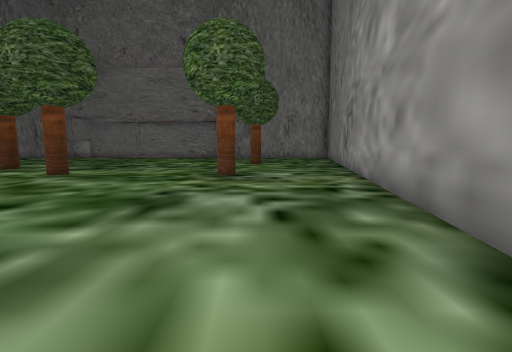
[1] (above)

24 first-person views from a walk through a Unity game level. The camera is 1.4 m above the floor, tilts 6° down and sees 90° across. The floor is counted in squares, 2 m on a side. Each view is taken from the middle of a square. On the plan, view 1 faces up. The plan holds only what a view shows up to about 9 squares ahead; the rest is blank. The place goes on beyond the plan. Some surface patterns are stand-ins.

[2]
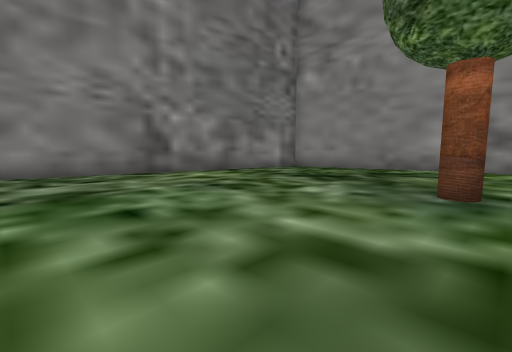

[3]
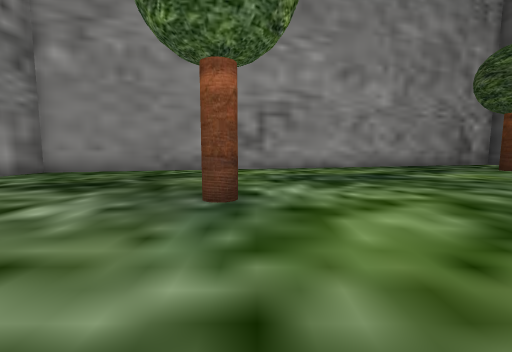

[4]
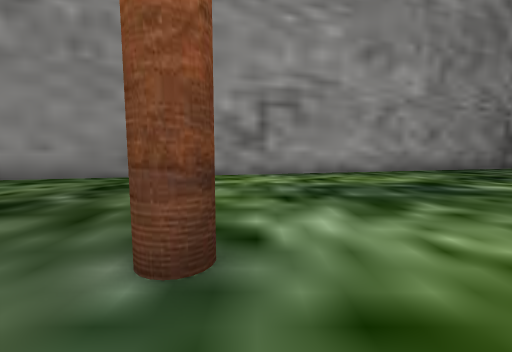

[5]
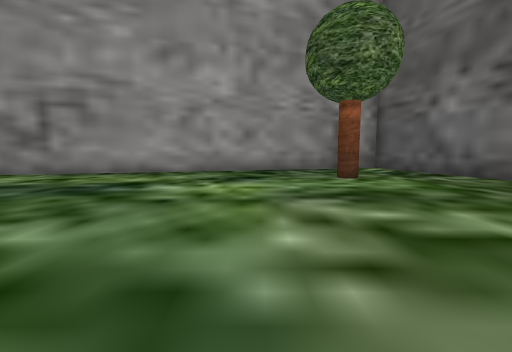

[6]
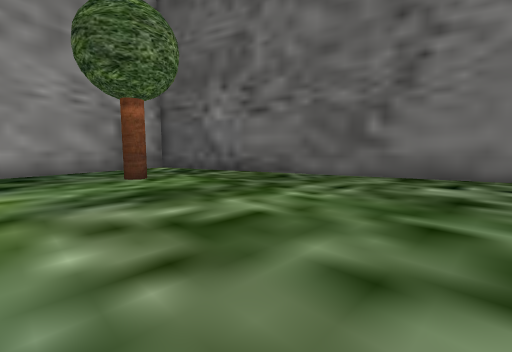

[7]
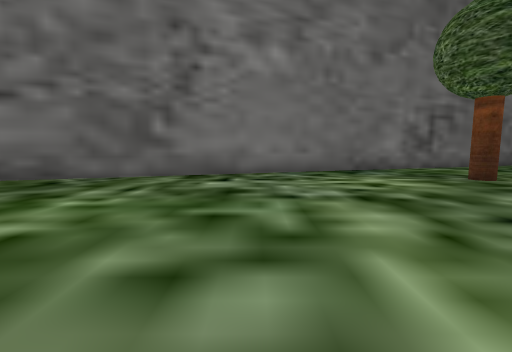

[8]
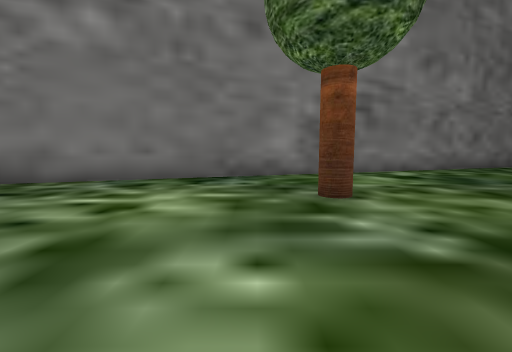

[9]
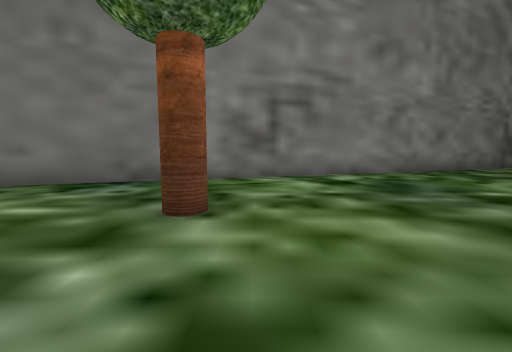

[10]
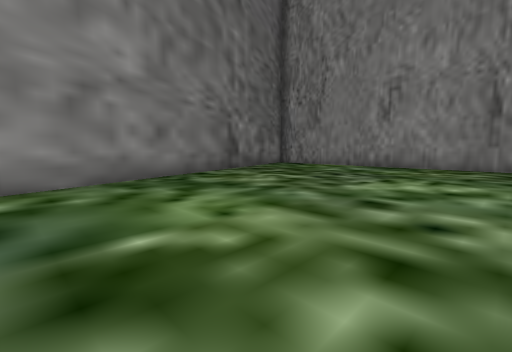

[11]
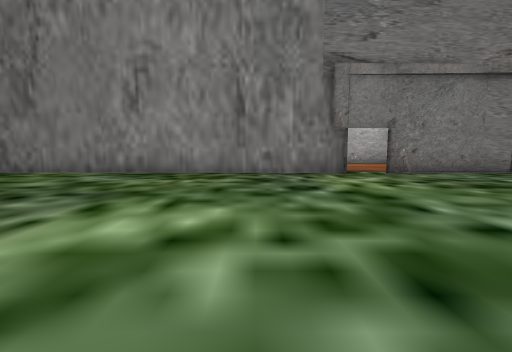

[12]
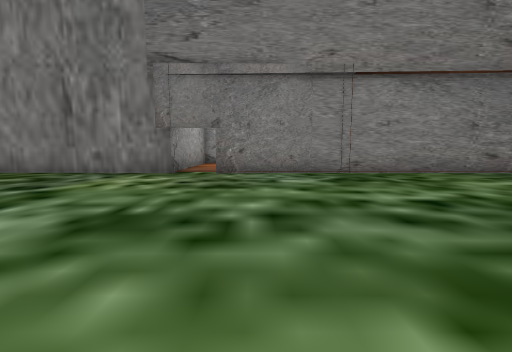

[13]
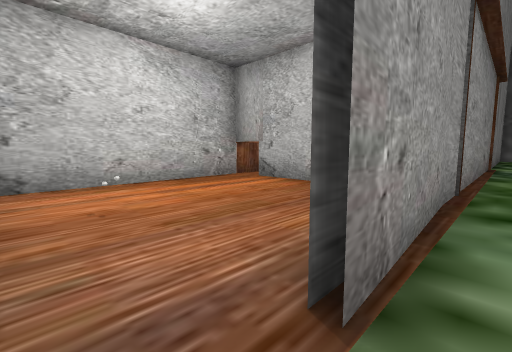

[14]
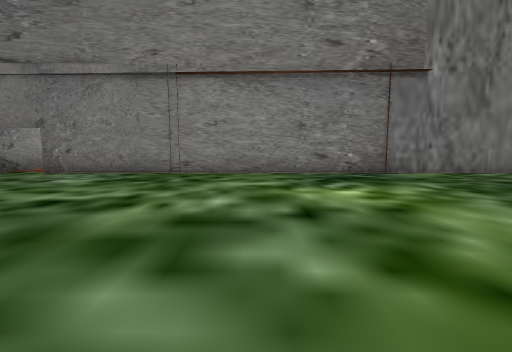

[15]
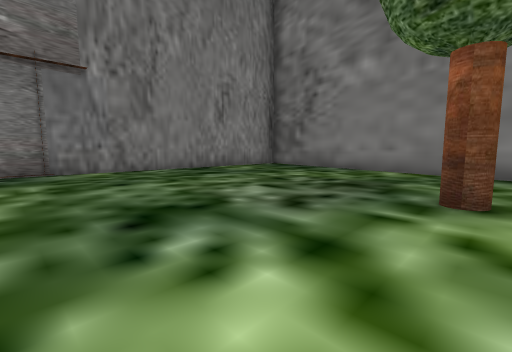

[16]
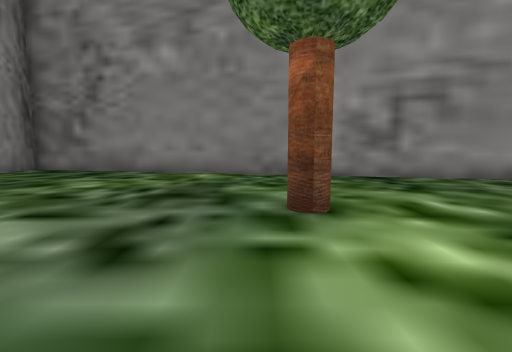

[17]
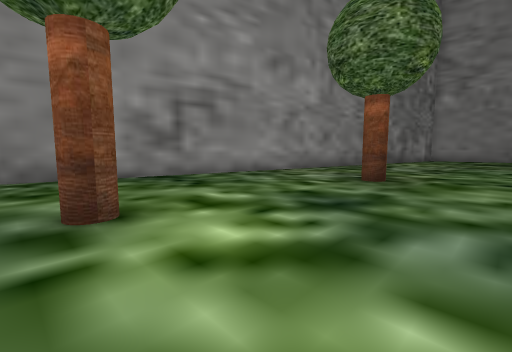

[18]
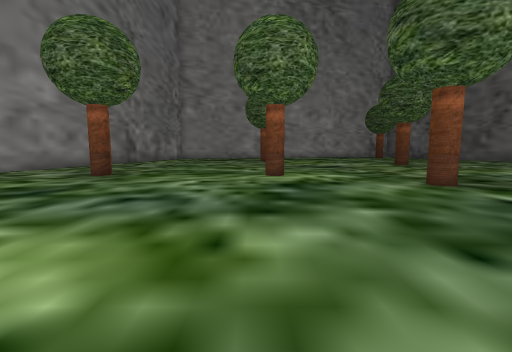

[19]
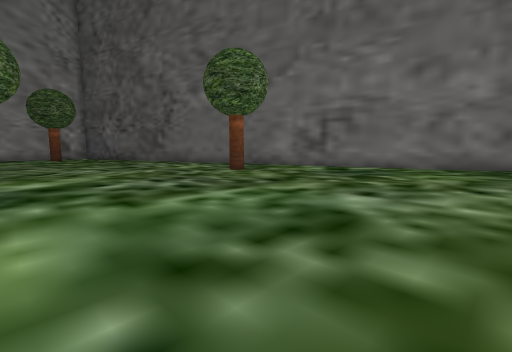

[20]
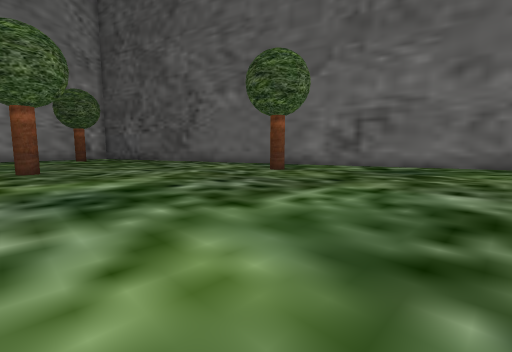

[21]
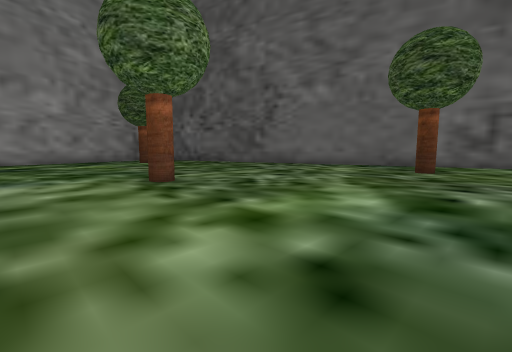

[22]
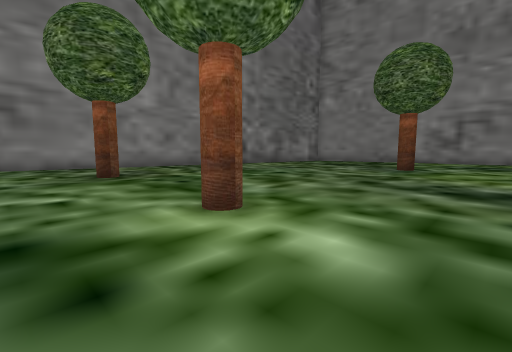

[23]
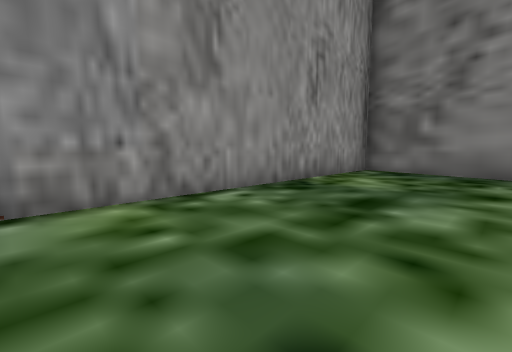

[24]
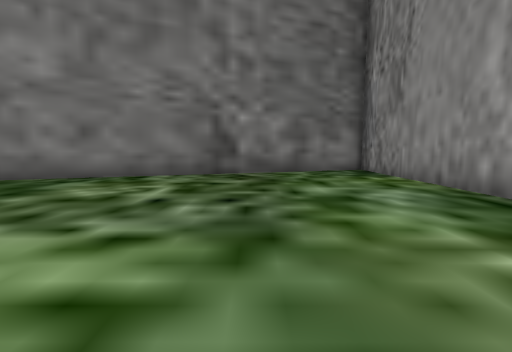

### Floor plan
Key: @ floor where view 1 was taken; # wall or solid block; . floor; O other object.
Columns run from 26 left of view 1 to 6 right of it. Each row starts with its distance up from view 1.
 26               ####
 25             ##...#
 24             .....#
 23             .O...#
 22            #.....#
 21 ############...##################
 20 #............###................#
 19 #...............................#
 18  #..............................#
 17  #.............................##
 16  #.............................#
 15  ##............................#
 14   #............................#
 13   #............    ...........##
 12   ##............   .......#...#
 11    #............  ............#
 10    #............ .............#
  9    ##............#............#
  8     #........................##
  7     #................#...#...#
  6     ##..#....................#
  5      #.......................#
  4      #.......................#
  3      ##.......#.............##
  2       #.....................#
  1       #.....................#
  0       ##..................@.#
 -1        #.............#.....##
 -2        #...................#
 -3        #...................#
 -4        ##..................#
 -5         #...#............###
 -6         #...........######
 -7         ##......#####
 -8          #..#####

Positions as (right, up) in squares from view 1, and headings:
1: (0, 0), facing up
2: (-6, 4), facing down-right
3: (-6, 3), facing down
4: (-6, 1), facing down
5: (-12, 1), facing down
6: (-12, 1), facing down-left
7: (-12, 1), facing left
8: (-14, 5), facing left
9: (-15, 7), facing left
10: (-17, 10), facing up-left
11: (-17, 13), facing up
12: (-12, 13), facing up
13: (-14, 20), facing up-right
14: (-7, 13), facing up
15: (-4, 12), facing up-right
16: (-3, 13), facing right
17: (-3, 13), facing down-right
18: (-5, 14), facing down
19: (-12, 13), facing down-left
20: (-11, 12), facing down-left
21: (-9, 8), facing down-left
22: (-8, 9), facing down-right
23: (-3, 17), facing up-right
24: (-17, 17), facing left
